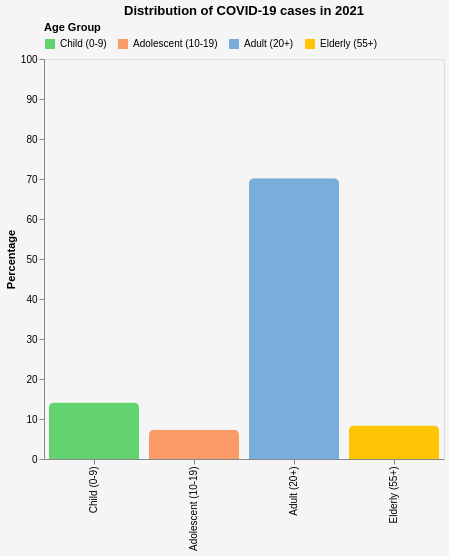

The specification (Vega-Lite) saved for this image:
### Vega-Lite specification from a JSON file in a GitHub repository (floating-point values rounded to 4 significant figures)
{"$schema": "https://vega.github.io/schema/vega-lite/v5.json", "title": {"text": "Distribution of COVID-19 cases in 2021"}, "width": 400, "height": 400, "data": {"values": [{"group": "Child (0-9)", "percentage": 14.1}, {"group": "Adult (20+)", "percentage": 70.2}, {"group": "Elderly (55+)", "percentage": 8.4}, {"group": "Adolescent (10-19)", "percentage": 7.3}]}, "mark": {"type": "bar", "cornerRadiusTopLeft": 5, "cornerRadiusTopRight": 5}, "encoding": {"x": {"field": "group", "type": "nominal", "sort": ["Child (0-9)", "Adolescent (10-19)", "Adult (20+)", "Elderly (55+)"], "title": ""}, "y": {"field": "percentage", "type": "quantitative", "axis": {"title": "Percentage", "gridOpacity": 0}, "scale": {"domain": [0, 100]}}, "color": {"field": "group", "title": "Age Group", "type": "nominal", "scale": {"range": ["rgb(99, 211, 112)", "#fa9a66", "#79addc", "#ffc505"]}, "sort": ["Child (0-9)", "Adolescent (10-19)", "Adult (20+)", "Elderly (55+)"]}, "tooltip": [{"field": "group", "type": "nominal", "title": "Group"}, {"field": "percentage", "type": "quantitative", "title": "Percentage (%)"}]}, "config": {"legend": {"orient": "top", "offset": 10}, "background": "whitesmoke"}}
